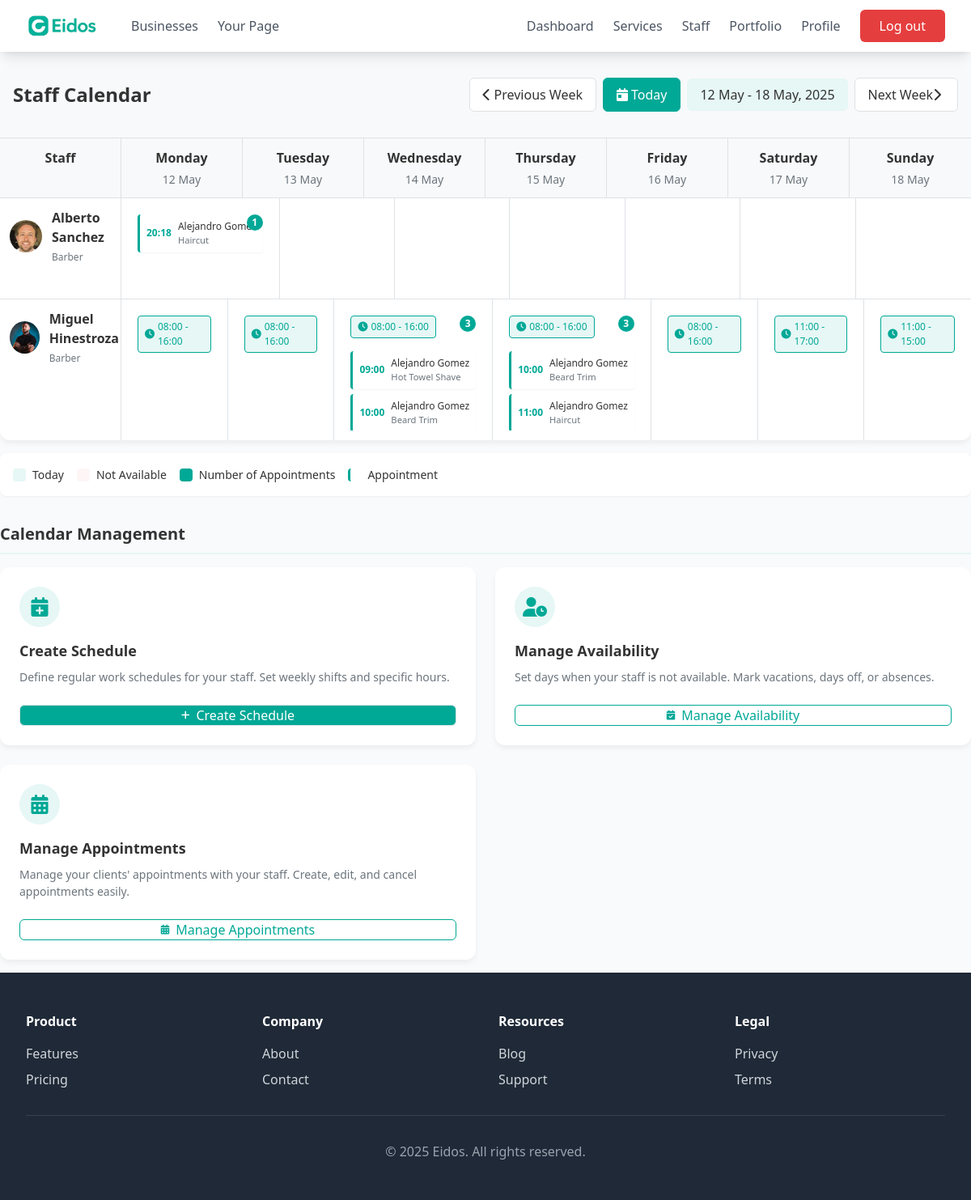
The app's page /business/dashboard/calendar/?date=2025-05-12 (signed in), older data.
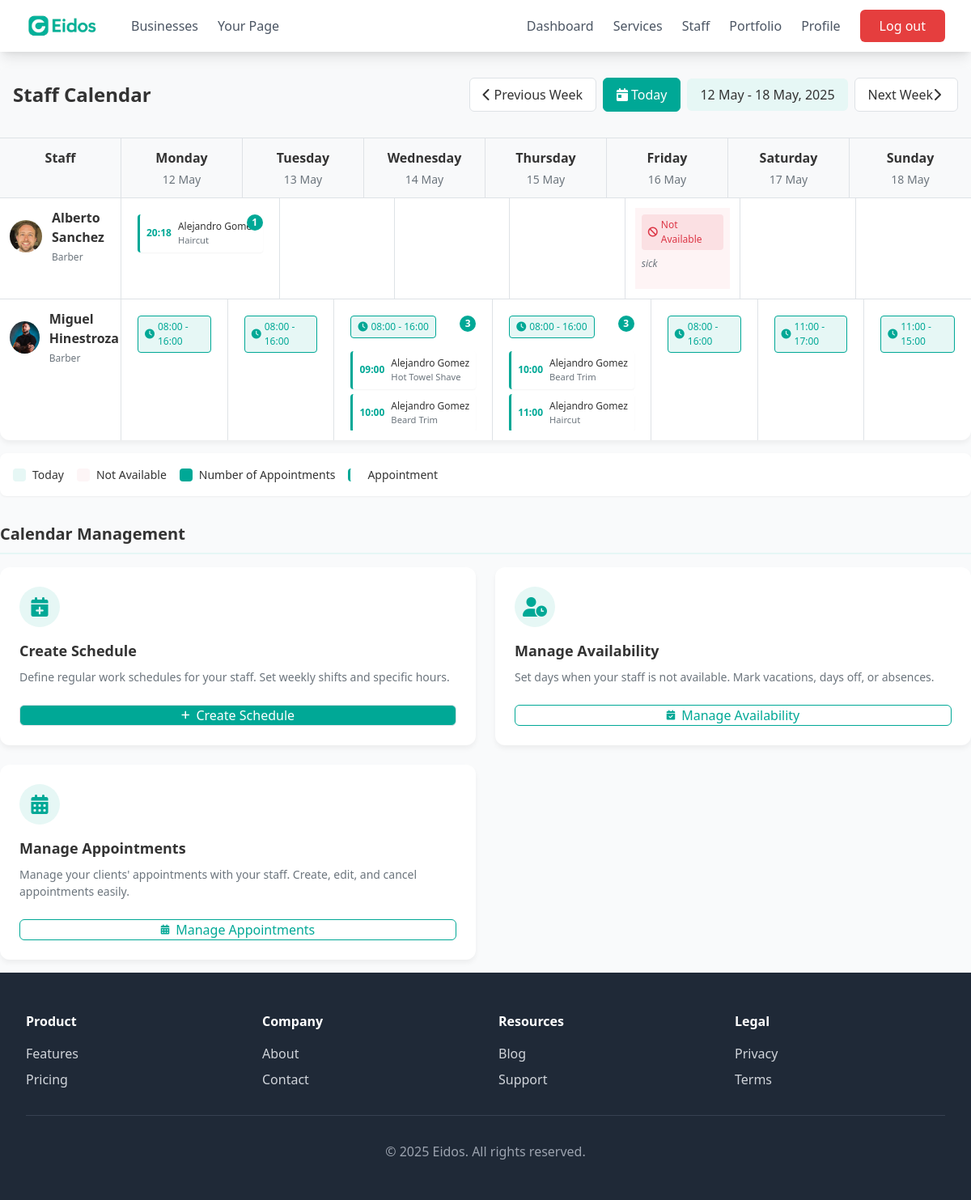
The same page, newer data.
### business/models.py (models this page shows, shortened)
class Employee(models.Model):
    business = models.ForeignKey(BusinessAccount, on_delete=models.CASCADE, related_name='employees', default=get_default_business)
    name = models.CharField(max_length=100)
    photo = models.ImageField(upload_to='employees/photos/', blank=True, null=True)
    job_description = models.TextField()
    phone = models.CharField(max_length=20)

class Appointment(models.Model):
    business = models.ForeignKey(BusinessAccount, on_delete=models.CASCADE, related_name='appointments', default=get_default_business)
    date = models.DateField()
    time = models.TimeField()
    customer = models.ForeignKey('customer.Customer',  on_delete=models.CASCADE, related_name='appointments', null=True, blank=True)
    customer_name = models.CharField(max_length=100, blank=True, null=True)
    customer_email = models.EmailField(max_length=100, blank=True, null=True)
    service = models.ForeignKey(Service, on_delete=models.CASCADE, related_name='appointments')
    price = models.DecimalField(max_digits=10, decimal_places=2, null=True, blank=True)
    payment_method = models.CharField(max_length=20, choices=[
        ("Cash", "Cash"), ("Card", "Card"), ("Online", "Online")
    ])
    duration_minutes = models.PositiveIntegerField(default=30)
    barber = models.ForeignKey(Employee, on_delete=models.CASCADE, related_name='appointments')
    customer_satisfaction = models.IntegerField(null=True, blank=True)
    repeat_customer = models.BooleanField(default=False)
    no_show = models.BooleanField(default=False)
    status = models.CharField(max_length=20, choices=[('scheduled', 'Scheduled'), ('completed', 'Completed'), ('cancelled', 'Cancelled')], default='scheduled')

class Service(models.Model):
    business = models.ForeignKey(BusinessAccount, on_delete=models.CASCADE, default=get_default_business)
    name = models.CharField(max_length=200)
    description = models.TextField(blank=True, null=True)
    price = models.DecimalField(max_digits=10, decimal_places=2)
    available = models.BooleanField(default=True)
    image = models.ImageField(upload_to='services/', blank=True, null=True)
    created_at = models.DateTimeField(auto_now_add=True)

class Shift(models.Model):
    DAYS_OF_WEEK = [
        (0, 'Monday'),
        (1, 'Tuesday'),
        (2, 'Wednesday'),
        (3, 'Thursday'),
        (4, 'Friday'),
        (5, 'Saturday'),
        (6, 'Sunday'),
    ]
    schedule = models.ForeignKey(Schedule, on_delete=models.CASCADE, related_name='shifts')
    day_of_week = models.IntegerField(choices=DAYS_OF_WEEK)
    start_time = models.TimeField()
    end_time = models.TimeField()
    class Meta:
        ordering = ['day_of_week', 'start_time']
        unique_together = ['schedule', 'day_of_week']

class Availability(models.Model):
    employee = models.ForeignKey('Employee', on_delete=models.CASCADE, related_name='availability')
    date = models.DateField()
    is_available = models.BooleanField(default=True)
    reason = models.CharField(max_length=255, blank=True, null=True)
    class Meta:
        verbose_name_plural = "Availabilities"
        unique_together = ['employee', 'date']

### business/views.py (the view)
# urls.py: path('dashboard/calendar/', views.displayStaffCalendar, name='staff_calendar'),
@login_required
def displayStaffCalendar(request):
    business = get_object_or_404(BusinessAccount, user=request.user)
    date_str = request.GET.get('date')
    try:
        current_date = datetime.strptime(date_str, '%Y-%m-%d').date() if date_str else date.today()
    except ValueError:
        current_date = date.today()
    week_start = current_date - timedelta(days=current_date.weekday())
    week_end = week_start + timedelta(days=6)
    prev_week = week_start - timedelta(days=7)
    next_week = week_start + timedelta(days=7)
    employees = Employee.objects.filter(business=business).select_related('business')
    schedules = Schedule.objects.filter(
        employee__in=employees,
        is_active=True,
        start_date__lte=week_end
    ).filter(
        models.Q(end_date__isnull=True) |
        models.Q(end_date__gte=week_start)
    ).select_related('employee')
    shifts = Shift.objects.filter(
        schedule__in=schedules
    ).select_related('schedule', 'schedule__employee')
    availabilities = Availability.objects.filter(
        employee__in=employees,
        date__range=[week_start, week_end]
    ).select_related('employee')
    appointments = Appointment.objects.filter(
        barber__in=employees,
        date__range=[week_start, week_end]
    ).order_by('date', 'time').select_related('barber', 'service')
    calendar_data = {
        'days': [{
            'date': week_start + timedelta(days=i),
            'day_name': (week_start + timedelta(days=i)).strftime('%a'),  # Abreviatura del día
            'full_day_name': (week_start + timedelta(days=i)).strftime('%A'),  # Nombre completo del día
            'day_number': (week_start + timedelta(days=i)).day,  # Número del día
            'month': (week_start + timedelta(days=i)).strftime('%b'),  # Abreviatura del mes
            'is_today': (week_start + timedelta(days=i)) == date.today(),
            'is_weekend': (week_start + timedelta(days=i)).weekday() >= 5  # Sábado o domingo
        } for i in range(7)],
        'employees': []
    }
    for employee in employees:
        employee_data = {
            'employee': employee,
            'days': [],
            'photo_url': employee.photo.url if employee.photo else None
        }
        for day in calendar_data['days']:
            day_shifts = [s for s in shifts if s.schedule.employee == employee and s.day_of_week == day['date'].weekday()]
            day_availability = next((a for a in availabilities if a.employee == employee and a.date == day['date']), None)
            day_appointments = [a for a in appointments if a.barber == employee and a.date == day['date']]
            day_appointments.sort(key=lambda a: a.time)
            is_available = True
            if day_availability and not day_availability.is_available:
                is_available = False
            employee_data['days'].append({
                'date': day['date'],
                'shifts': day_shifts,
                'availability': day_availability,
                'appointments': day_appointments,
                'is_available': is_available,
                'appointment_count': len(day_appointments)
            })
        calendar_data['employees'].append(employee_data)
    context = {
        'business': business,
        'calendar_data': calendar_data,
        'week_start': week_start,
        'week_end': week_end,
        'prev_week': prev_week,
        'next_week': next_week,
        'today': date.today(),
        'current_date': current_date,
        'has_employees': len(employees) > 0
    }
    return render(request, 'staff_calendar.html', context)

### eidosapp/context_processors.py (called while the page is built)
def user_type_context(request):
    user_type = None
    if request.user.is_authenticated:
        if hasattr(request.user, 'is_business') and request.user.is_business:
            user_type = 'business'
        elif hasattr(request.user, 'is_customer') and request.user.is_customer:
            user_type = 'customer'
    return {'user_type': user_type}

def business_user_context(request):
    business_user = None
    if request.user.is_authenticated and hasattr(request.user, 'is_business') and request.user.is_business:
        business_user = BusinessAccount.objects.get(user=request.user)
    return {'business_user': business_user}

### business/templates/staff_calendar.html (shortened to what the changed rows need)
{% extends 'base.html' %}
{% block content %}
<div class="container-fluid py-4">
    <div class="calendar-container mb-4">
        <div class="calendar-header">
            <div class="calendar-toolbar">
                <h1 class="calendar-title">Staff Calendar</h1>
            </div>
        </div>
        {% if has_employees %}
            <div class="calendar-grid calendar-grid-header">
                {% for day in calendar_data.days %}
                    <div class="calendar-grid-cell {% if day.is_today %}calendar-day-today{% endif %} {% if day.is_weekend %}calendar-day-weekend{% endif %}">
                        <div class="calendar-day-name">{{ day.full_day_name }}</div>
                        <div class="calendar-day-date">{{ day.day_number }} {{ day.month }}</div>
                    </div>
                {% endfor %}
            </div>
            {% for employee_data in calendar_data.employees %}
                <div class="calendar-employee-row">
                    <div class="calendar-employee-cell">
                        <div class="calendar-employee-info">
                            {% if employee_data.photo_url %}
                                <img src="{{ employee_data.photo_url }}" alt="{{ employee_data.employee.name }}" class="calendar-employee-avatar">
                            {% else %}
                                <div class="calendar-employee-avatar">
                                    <i class="fas fa-user"></i>
                                </div>
                            {% endif %}
                            <div>
                                <div class="calendar-employee-name">{{ employee_data.employee.name }}</div>
                                <div class="calendar-employee-role">{{ employee_data.employee.job_description|default:"Employee" }}</div>
                            </div>
                        </div>
                    </div>
                    {% for day in employee_data.days %}
                        <div class="calendar-employee-cell">
                            <div class="calendar-day-cell {% if not day.is_available %}unavailable{% endif %} {% if day.date == today %}today{% endif %}">
                                {% if day.appointment_count > 0 %}
                                    <div class="calendar-appointment-count">{{ day.appointment_count }}</div>
                                {% endif %}
                                {% if day.shifts %}
                                    <div class="mb-2">
                                        {% for shift in day.shifts %}
                                            <div class="calendar-shift">
                                                <i class="fas fa-clock"></i>
                                                {{ shift.start_time|time:"H:i" }} - {{ shift.end_time|time:"H:i" }}
                                            </div>
                                        {% endfor %}
                                    </div>
                                {% endif %}
                                {% if day.availability and not day.availability.is_available %}
                                    <div class="calendar-unavailable-badge">
                                        <i class="fas fa-ban"></i> Not Available
                                    </div>
                                    {% if day.availability.reason %}
                                        <div class="calendar-unavailable-reason">
                                            {{ day.availability.reason|truncatechars:30 }}
                                        </div>
                                    {% endif %}
                                {% endif %}
                                {% for appointment in day.appointments %}
                                    <div class="calendar-appointment" onclick="showAppointmentDetails('{{ appointment.id }}')">
                                        <div class="calendar-appointment-time">
                                            {{ appointment.time|time:"H:i" }}
                                        </div>
                                        <div class="calendar-appointment-info">
                                            <div class="calendar-appointment-name">
                                                {% if appointment.customer_name %}
                                                    {{ appointment.customer_name }}
                                                {% elif appointment.customer %}
                                                    {{ appointment.customer.get_full_name }}
                                                {% else %}
                                                    Client
                                                {% endif %}
                                            </div>
                                            <div class="calendar-appointment-service">
                                                {{ appointment.service.name }}
                                            </div>
                                        </div>
                                    </div>
                                {% endfor %}
                            </div>
                        </div>
                    {% endfor %}
                </div>
            {% endfor %}
        {% endif %}
    </div>
    <div class="calendar-actions-section">
        <h2 class="calendar-actions-title">Calendar Management</h2>
    </div>
</div>
{% endblock %}

Row changes from the older to the newer data that the page shows:
added Availability: availability.reason "sick", shown under Employee "Alberto Sanchez"
